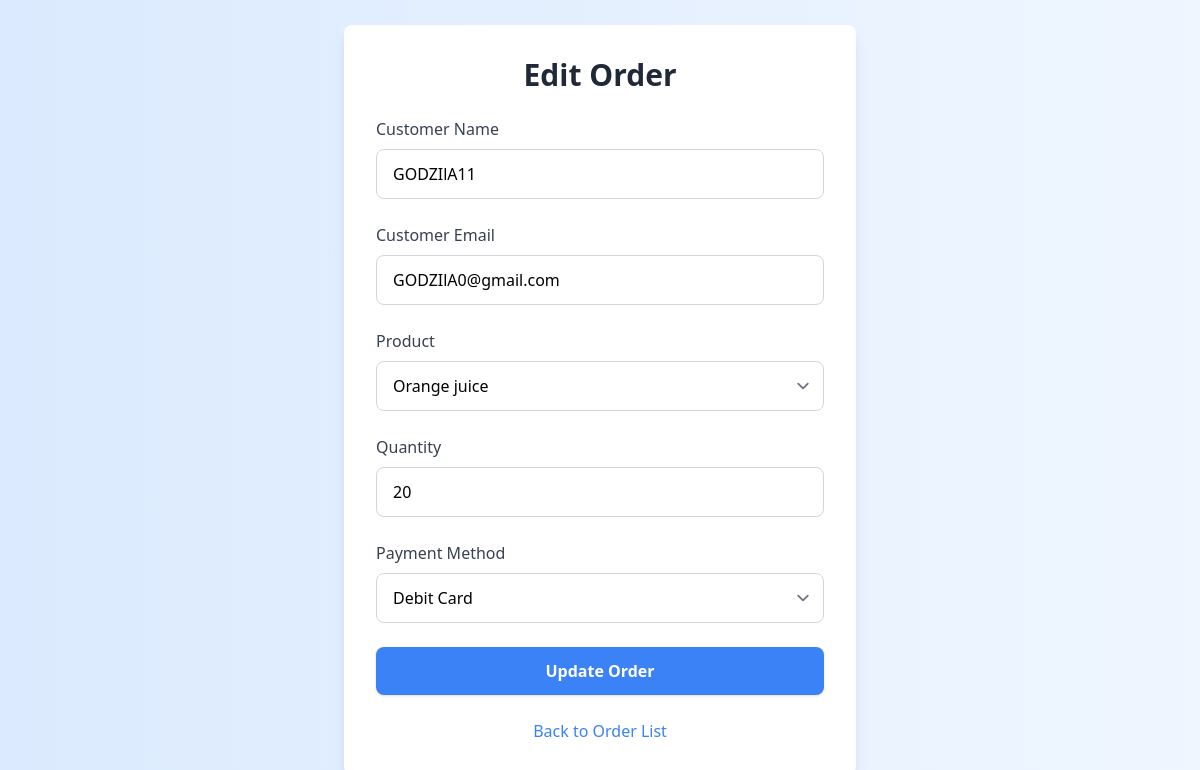
The page /edit-order/4/ (signed in) on the database its author committed.
### myapp/models.py (models this page shows, shortened)
class Order(models.Model):
    PAYMENT_METHOD_CHOICES = [
        (1, 'Cash'),
        (2, 'Credit Card'),
        (3, 'Debit Card'),
        (4, 'Mobile Payment'),
    ]
    id = models.BigAutoField(primary_key=True)  # หากไม่ได้กำหนด ควรใช้ `BigAutoField` ในกรณีนี้
    created_at = models.DateTimeField(default=timezone.now)
    total_price = models.DecimalField(max_digits=10, decimal_places=2, default=0)
    payment_method = models.IntegerField(choices=PAYMENT_METHOD_CHOICES, default=1)
    customer = models.ForeignKey(Customer, on_delete=models.CASCADE)

class Customer(models.Model):
    user = models.OneToOneField(User, on_delete=models.CASCADE, null=True, blank=True)
    name = models.CharField(max_length=255)
    email = models.EmailField(unique=True)

class Product(models.Model):
    name = models.CharField(max_length=255)
    price = models.DecimalField(max_digits=10, decimal_places=2,default=1)
    stock = models.IntegerField(default=1)

class OrderItem(models.Model):
    order = models.ForeignKey(Order, related_name='items', on_delete=models.CASCADE)
    product = models.ForeignKey(Product, on_delete=models.CASCADE)
    quantity = models.IntegerField()
    price = models.DecimalField(max_digits=10, decimal_places=2)

### myapp/views.py (the view, shortened to what this page needs)
# urls.py: path('edit-order/<int:order_id>/', views.edit_order, name='edit_order'),  # เพิ่มเส้นทางสำหรับแก้ไข
@login_required
def edit_order(request, order_id):
    order = get_object_or_404(Order, id=order_id)
    products = Product.objects.all()
    context = {'order': order, 'products': products}
    return render(request, 'edit_order.html', context)

### myapp/templates/edit_order.html (shortened to what this page needs)
{% load static %}
<!DOCTYPE html>
<html lang="en">
<head>
    <link href="{% static 'css/dist/styles.css' %}" rel="stylesheet">
    <script src="https://cdn.tailwindcss.com"></script>
</head>
<body class="bg-gradient-to-r from-blue-100 to-blue-50 min-h-screen flex items-center justify-center p-6">
    <div class="container max-w-lg bg-white p-8 rounded-lg shadow-lg transform transition-all duration-500 hover:scale-105">
        <h2 class="text-3xl font-bold text-gray-800 mb-6 text-center">Edit Order</h2>
        <form method="POST" class="space-y-6">
            <div class="relative">
                <label class="block text-gray-700 font-medium mb-2" for="customer_name">Customer Name</label>
                <input type="text" name="customer_name" id="customer_name" value="{{ order.customer.name }}"
                       class="w-full px-4 py-3 border border-gray-300 rounded-lg focus:border-blue-400 focus:outline-none focus:ring-2 focus:ring-blue-200 transition">
            </div>
            <div class="relative">
                <label class="block text-gray-700 font-medium mb-2" for="customer_email">Customer Email</label>
                <input type="email" name="customer_email" id="customer_email" value="{{ order.customer.email }}"
                       class="w-full px-4 py-3 border border-gray-300 rounded-lg focus:border-blue-400 focus:outline-none focus:ring-2 focus:ring-blue-200 transition">
            </div>
            <div class="relative">
                <label class="block text-gray-700 font-medium mb-2" for="product">Product</label>
                <select name="product" id="product" class="w-full px-4 py-3 border border-gray-300 rounded-lg focus:border-blue-400 focus:outline-none focus:ring-2 focus:ring-blue-200 transition">
                    {% for product in products %}
                        <option value="{{ product.name }}" {% if product.name == order.items.first.product.name %}selected{% endif %}>
                            {{ product.name }}
                        </option>
                    {% endfor %}
                </select>
            </div>
            <div class="relative">
                <label class="block text-gray-700 font-medium mb-2" for="quantity">Quantity</label>
                <input type="number" name="quantity" id="quantity" value="{{ order.items.first.quantity }}"
                       class="w-full px-4 py-3 border border-gray-300 rounded-lg focus:border-blue-400 focus:outline-none focus:ring-2 focus:ring-blue-200 transition">
            </div>
            <div class="relative">
                <label class="block text-gray-700 font-medium mb-2" for="payment_method">Payment Method</label>
                <select name="payment_method" id="payment_method" class="w-full px-4 py-3 border border-gray-300 rounded-lg focus:border-blue-400 focus:outline-none focus:ring-2 focus:ring-blue-200 transition">
                    <option value="3" {% if order.payment_method == 3 %}selected{% endif %}>Debit Card</option>
                </select>
            </div>
            <button type="submit" class="w-full bg-blue-500 text-white font-semibold py-3 rounded-lg shadow hover:bg-blue-600 transition duration-200 focus:outline-none focus:ring-2 focus:ring-blue-200">
                Update Order
            </button>
        </form>
        <div class="text-center mt-6">
            <a href="{% url 'order_list' %}" class="text-blue-500 hover:underline">Back to Order List</a>
        </div>
    </div>
</body>
</html>

### rows shown on the page
Order: customer_name "GODZIlA11", customer_email "GODZIlA0@gmail.com", product "Orange juice", quantity "20", payment_method "Debit Card"
